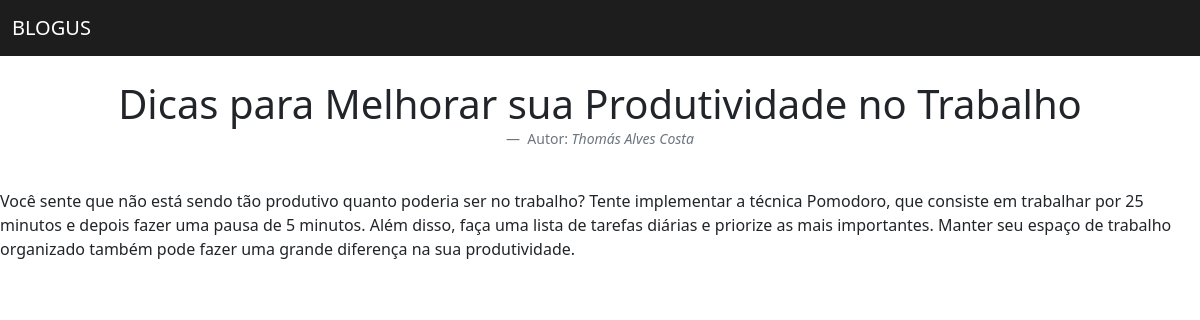
Page /index/noticia_completa/1/ on the committed database.
### Pagina_Principal/models.py (models this page shows)
class Postagem(models.Model):
    titulo = models.CharField(max_length=50)
    conteudo = models.TextField()
    autor = models.ForeignKey(Info_User, on_delete=models.CASCADE)
    data_criacao = models.DateTimeField(auto_now_add=True)

### Usuario/models.py (models this page shows)
class Info_User(AbstractUser):
    nickname = models.CharField(max_length=20)
    nascimento = models.DateField(null=True, blank=True)
    password = models.CharField(max_length=30)

### Pagina_Principal/views.py (the view)
# urls.py: path('noticia_completa/<int:id>/', views.noticia_completa, name ='noticia_completa'),
def noticia_completa(request, id):
    usuario_atual = request.user
    noticia = Postagem.objects.get(id=id)
    context = {'noticia': noticia, 'usuario_atual': usuario_atual}
    return render(request, 'noticia.html', context)

### Pagina_Principal/templates/noticia.html (shortened to what this page needs)
{% extends 'base.html' %}
{% block conteudo %}
<figure class="text-center">
    <br>
    <blockquote class="blockquote">
        <h1>{{ noticia.titulo }}</h1>
    </blockquote>
    <figcaption class="blockquote-footer">
        Autor: <cite title="Source Title"> {{ noticia.autor }}</cite>
    </figcaption>
</figure>
<p class="conteudo"> {{ noticia.conteudo }} </p>
{% endblock %}

### rows in the picture
Postagem: titulo "Dicas para Melhorar sua Produtividade no Trabalho", autor "Thomás Alves Costa", conteudo "Você sente que não está sendo tão produtivo quanto poderia ser no trabalho? Tente implementar a técnica Pomodoro, que consiste em trabalhar por 25 minutos e depois fazer uma pausa de 5 minutos. Além disso, faça uma lista de tarefas diárias e priorize as mais importantes. Manter seu espaço de trabalho organizado também pode fazer uma grande diferença na sua produtividade."
